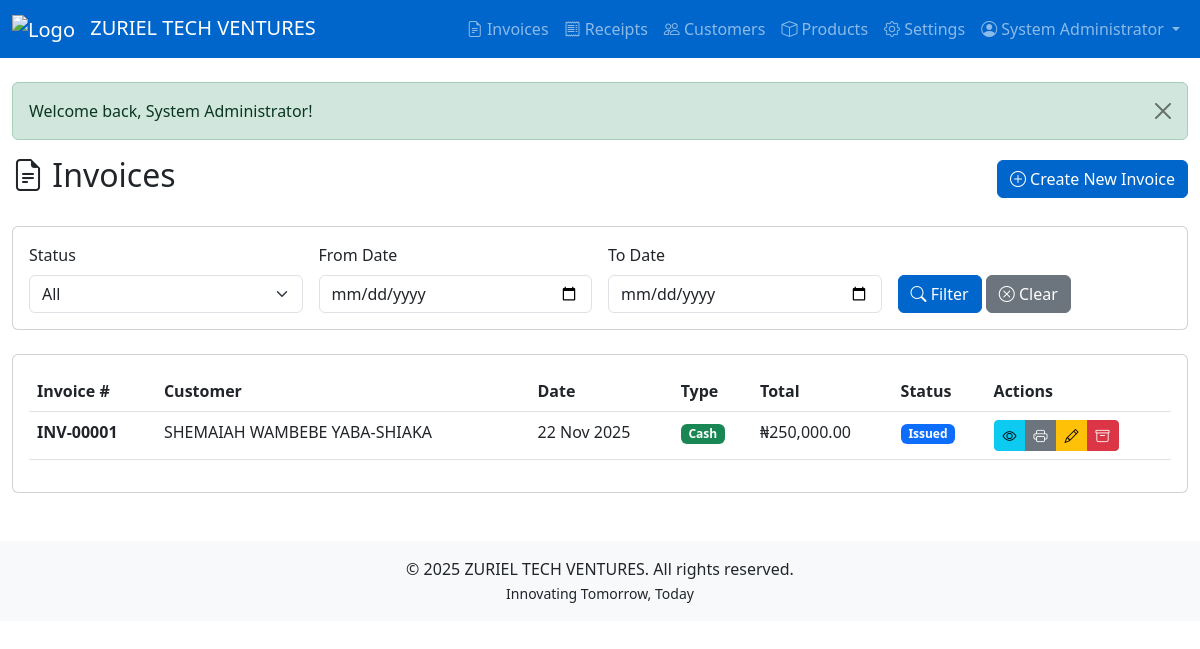
The page / (signed in) on the database its author committed.
### tables this page shows
CREATE TABLE `invoices` (
  `id` int(11) NOT NULL,
  `invoice_number` varchar(50) NOT NULL,
  `customer_id` int(11) DEFAULT NULL,
  `customer_name` varchar(255) NOT NULL,
  `customer_address` text DEFAULT NULL,
  `invoice_date` date NOT NULL,
  `lpo_number` varchar(100) DEFAULT NULL,
  `subtotal` decimal(10,2) NOT NULL DEFAULT 0.00,
  `total` decimal(10,2) NOT NULL DEFAULT 0.00,
  `amount_in_words` text DEFAULT NULL,
  `invoice_type` enum('cash','credit') DEFAULT 'cash',
  `status` enum('draft','issued','paid','archived') DEFAULT 'issued',
  `created_at` timestamp NOT NULL DEFAULT current_timestamp(),
  `updated_at` timestamp NOT NULL DEFAULT current_timestamp() ON UPDATE current_timestamp()
);

### app/controllers/InvoiceController.php (called while the page is built, shortened)
<?php
require_once __DIR__ . '/../models/Invoice.php';
class InvoiceController extends ProtectedController {
    private $invoiceModel;
    public function __construct($db) {
        $this->invoiceModel = new Invoice($db);
    }
    public function index() {
        $status = $this->query('status');
        $dateFrom = $this->query('date_from');
        $dateTo = $this->query('date_to');
        $invoices = $this->invoiceModel->getFiltered($status, $dateFrom, $dateTo);
        $this->view('invoices/index', [
            'invoices' => $invoices,
            'flash' => $this->getFlash(),
            'filters' => compact('status', 'dateFrom', 'dateTo')
        ]);
    }
}
?>

### config/config.php (called while the page is built, shortened)
<?php
class Config {
    private static $config = [];
    public static function load($db) {
        try {
            $stmt = $db->query("SELECT config_key, config_value FROM config");
            while ($row = $stmt->fetch(PDO::FETCH_ASSOC)) {
                self::$config[$row['config_key']] = $row['config_value'];
            }
        } catch (PDOException $e) {
            self::loadDefaults();
        }
    }
    public static function get($key, $default = null) {
        return self::$config[$key] ?? $default;
    }
public static function url($path = '') {
    $scriptPath = str_replace('\\', '/', dirname($_SERVER['SCRIPT_NAME']));
    $basePath = str_replace('/public', '', $scriptPath);
    $path = ltrim($path, '/');
    return $basePath . ($path ? '/' . $path : '');
}
}
?>

### app/models/model.php (called while the page is built, shortened)
<?php
class Model {
    public function __construct($db) {
        $this->db = $db;
    }
}
?>

### app/models/invoice.php (called while the page is built, shortened)
<?php
require_once __DIR__ . '/Model.php';
class Invoice extends Model {
    protected $table = 'invoices';
    public function getFiltered($status = null, $dateFrom = null, $dateTo = null) {
        $sql = "SELECT * FROM {$this->table} WHERE 1=1";
        $params = [];
        $sql .= " ORDER BY invoice_date DESC, id DESC";
        $stmt = $this->db->prepare($sql);
        $stmt->execute($params);
        return $stmt->fetchAll();
    }
}
?>

### app/views/invoices/index.php (the view, shortened to what this page needs)
<?php require_once __DIR__ . '/../layouts/header.php'; ?>
<div class="row">
    <div class="col-12">
        <div class="d-flex justify-content-between align-items-center mb-4">
            <h2><i class="bi bi-file-earmark-text"></i> Invoices</h2>
            <a href="<?php echo Config::url('invoices/create'); ?>" class="btn btn-primary">
                <i class="bi bi-plus-circle"></i> Create New Invoice
            </a>
        </div>
        <div class="card mb-4">
            <div class="card-body">
                <form method="GET" action="<?php echo Config::url('invoices'); ?>" class="row g-3">
                    <div class="col-md-3">
                        <label class="form-label">Status</label>
                        <select name="status" class="form-select">
                            <option value="">All</option>
                        </select>
                    </div>
                    <div class="col-md-3">
                        <label class="form-label">From Date</label>
                        <input type="date" name="date_from" class="form-control" value="<?php echo $filters['dateFrom'] ?? ''; ?>">
                    </div>
                    <div class="col-md-3">
                        <label class="form-label">To Date</label>
                        <input type="date" name="date_to" class="form-control" value="<?php echo $filters['dateTo'] ?? ''; ?>">
                    </div>
                    <div class="col-md-3">
                        <label class="form-label">&nbsp;</label>
                        <div>
                            <button type="submit" class="btn btn-primary">
                                <i class="bi bi-search"></i> Filter
                            </button>
                            <a href="<?php echo Config::url('invoices'); ?>" class="btn btn-secondary">
                                <i class="bi bi-x-circle"></i> Clear
                            </a>
                        </div>
                    </div>
                </form>
            </div>
        </div>
        <div class="card">
            <div class="card-body">
                <?php if (empty($invoices)): ?>
                    <div class="alert alert-info">
                        <i class="bi bi-info-circle"></i> No invoices found. <a href="<?php echo Config::url('invoices/create'); ?>">Create your first invoice</a>
                    </div>
                <?php else: ?>
                    <div class="table-responsive">
                        <table class="table table-hover">
                            <thead>
                                <tr>
                                    <th>Invoice #</th>
                                    <th>Customer</th>
                                    <th>Date</th>
                                    <th>Type</th>
                                    <th>Total</th>
                                    <th>Status</th>
                                    <th>Actions</th>
                                </tr>
                            </thead>
                            <tbody>
                                <?php foreach ($invoices as $invoice): ?>
                                    <tr>
                                        <td>
                                            <strong><?php echo htmlspecialchars($invoice['invoice_number']); ?></strong>
                                        </td>
                                        <td><?php echo htmlspecialchars($invoice['customer_name']); ?></td>
                                        <td><?php echo date('d M Y', strtotime($invoice['invoice_date'])); ?></td>
                                        <td>
                                            <span class="badge bg-<?php echo $invoice['invoice_type'] === 'cash' ? 'success' : 'warning'; ?>">
                                                <?php echo ucfirst($invoice['invoice_type']); ?>
                                            </span>
                                        </td>
                                        <td><?php echo Config::get('CURRENCY_SYMBOL_MAJOR', '₦'); ?><?php echo number_format($invoice['total'], 2); ?></td>
                                        <td>
                                            <span class="badge bg-<?php
                                                echo $invoice['status'] === 'paid' ? 'success' :
                                                    ($invoice['status'] === 'issued' ? 'primary' :
                                                    ($invoice['status'] === 'draft' ? 'secondary' : 'dark'));
                                            ?>">
                                                <?php echo ucfirst($invoice['status']); ?>
                                            </span>
                                        </td>
                                        <td>
                                            <div class="btn-group btn-group-sm">
                                                <a href="<?php echo Config::url('invoices/view/' . $invoice['id']); ?>"
                                                   class="btn btn-info" title="View">
                                                    <i class="bi bi-eye"></i>
                                                </a>
                                                <a href="<?php echo Config::url('invoices/print/' . $invoice['id']); ?>"
                                                   class="btn btn-secondary" title="Print" target="_blank">
                                                    <i class="bi bi-printer"></i>
                                                </a>
                                                <a href="<?php echo Config::url('invoices/edit/' . $invoice['id']); ?>"
                                                   class="btn btn-warning" title="Edit">
                                                    <i class="bi bi-pencil"></i>
                                                </a>
                                                <a href="<?php echo Config::url('invoices/delete/' . $invoice['id']); ?>"
                                                   class="btn btn-danger" title="Archive"
                                                   onclick="return confirm('Archive this invoice?')">
                                                    <i class="bi bi-archive"></i>
                                                </a>
                                            </div>
                                        </td>
                                    </tr>
                                <?php endforeach; ?>
                            </tbody>
                        </table>
                    </div>
                <?php endif; ?>
            </div>
        </div>
    </div>
</div>
<?php require_once __DIR__ . '/../layouts/footer.php'; ?>

### rows shown on the page
invoices: invoice_number "INV-00001", customer_name "SHEMAIAH WAMBEBE YABA-SHIAKA", invoice_date "22 Nov 2025", invoice_type "Cash", total "250,000.00", status "Issued"

### other values the page prints
Config::get('COMPANY_NAME') "ZURIEL TECH VENTURES"
$_SESSION['full_name'] "System Administrator"
$flash['message'] "Welcome back, System Administrator!"
Config::get('COMPANY_TAGLINE') "Innovating Tomorrow, Today"
